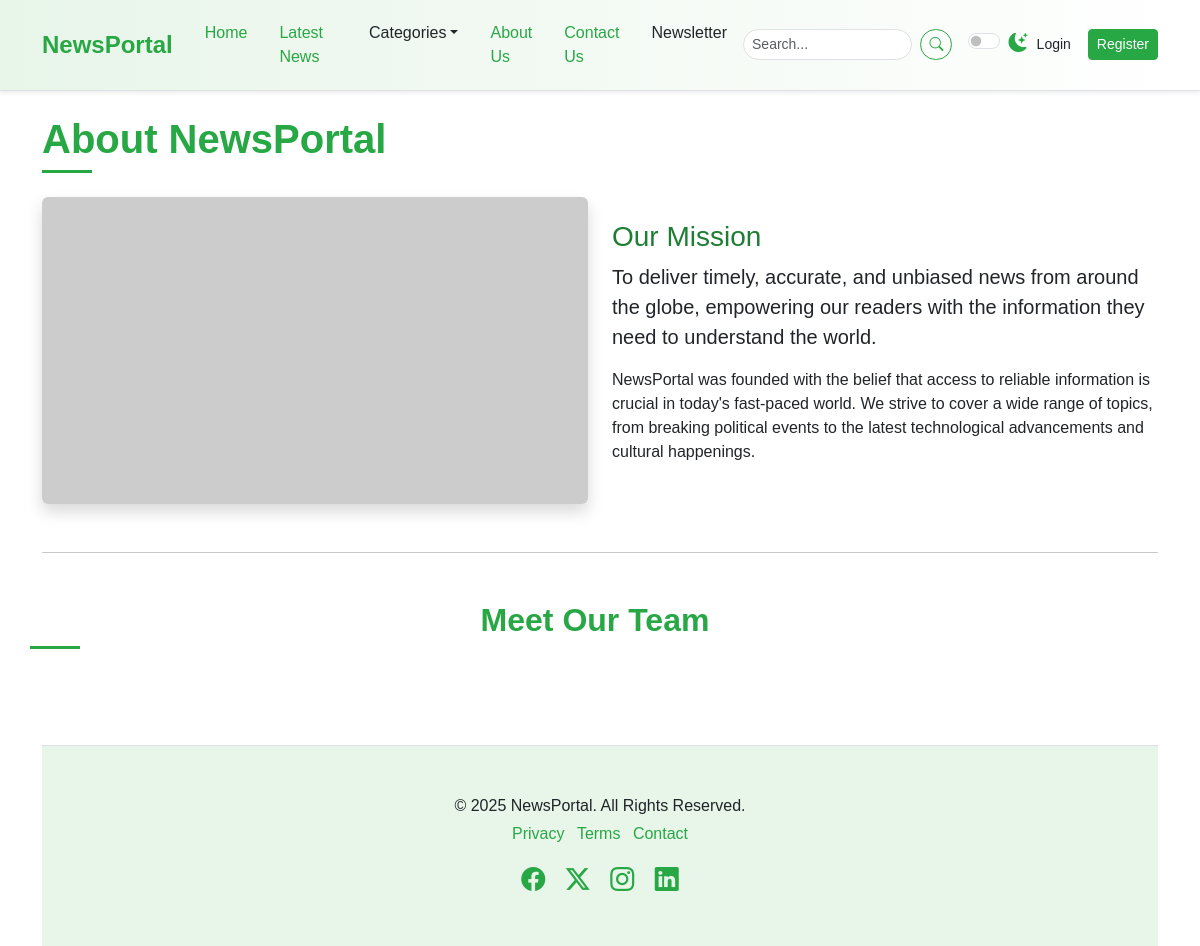
Page /about/ on the earlier database version.
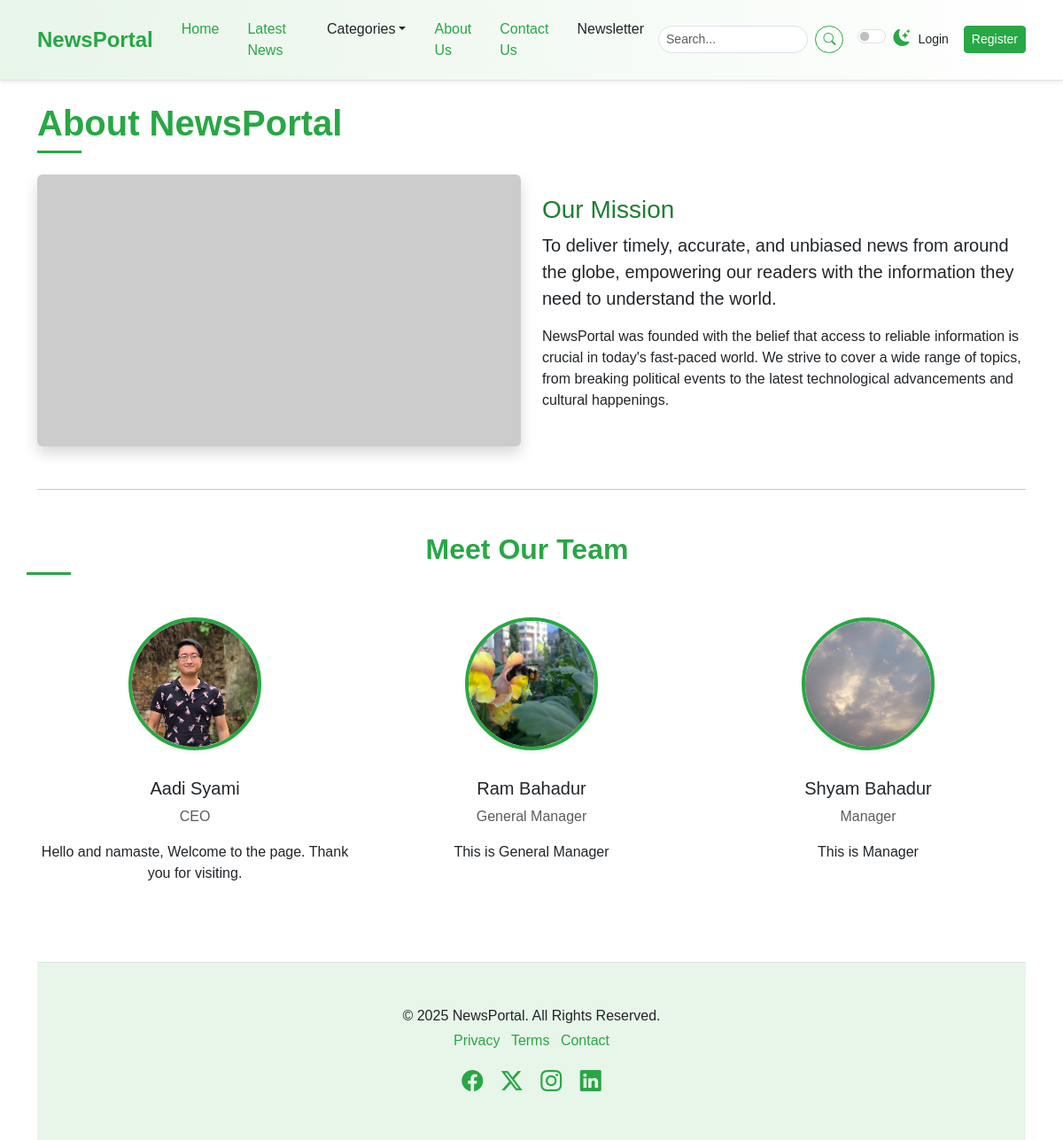
Same page on the later database version.
### newspaper/models.py (models this page shows, shortened)
class TimeStampModel(models.Model):
    created_at = models.DateTimeField(auto_now_add=True)
    updated_at = models.DateTimeField(auto_now=True)
    class Meta:
        abstract  = True # Don't create table in DB

class OurTeam(TimeStampModel):
    name = models.CharField(max_length=100)
    position = models.CharField(max_length=100)
    image = models.ImageField(upload_to="team_image/%Y/%m/%d", blank=False)
    description = models.TextField()

### newspaper/views.py (the view)
# urls.py: path("about/", views.AboutView.as_view(), name="about"),
class AboutView(TemplateView):
    template_name = "newsportal/about.html"
    def get_context_data(self, **kwargs):
        context = super().get_context_data(**kwargs)
        context["our_teams"] = OurTeam.objects.all()
        return context

### newspaper/nav.py (called while the page is built)
def navigation(request):
    categories = Category.objects.all()[:4]
    return {"categories": categories}

### templates/newsportal/about.html
{% extends "newsportal/base.html" %}
{% block content %}
<div class="container mt-4">
    <h1 class="mb-4 section-title">
        <span>About NewsPortal</span>
    </h1>
    <div class="row mb-5">
        <div class="col-md-6">
            <img src="https://placehold.co/800x450/28a745/ffffff?text=Our+Mission" class="img-fluid rounded shadow"
                alt="Our Mission" />
        </div>
        <div class="col-md-6 d-flex flex-column justify-content-center">
            <h3 class="mt-3 mt-md-0 about-mission-title">Our Mission</h3>
            <p class="lead">
                To deliver timely, accurate, and unbiased news from around the globe, empowering our readers with the
                information they need to understand the world.
            </p>
            <p>
                NewsPortal was founded with the belief that access to reliable information is crucial in today's
                fast-paced world. We strive to cover a wide range of topics, from breaking political events to the
                latest technological advancements and cultural happenings.
            </p>
        </div>
    </div>
    <hr class="my-5" />
    <div class="row text-center">
        <h2 class="mb-5 section-title">
            <span>Meet Our Team</span>
        </h2>
        {% for our_team in our_teams %}
        <div class="col-lg-4 col-md-6 mb-4">
            <div class="team-member">
                <img src="{{ our_team.image.url }}" alt="{{ our_team.name}}" />
                <h5 class="mt-3">{{ our_team.name }}</h5>
                <p class="text-muted">{{ our_team.position }}</p>
                <p>{{ our_team.description }}
                </p>
            </div>
        </div>
        {% endfor %}
    </div>
    {% endblock content %}

### templates/newsportal/base.html (shortened to what this page needs)
{% load static %}
<!DOCTYPE html>
<html lang="en" data-bs-theme="light">
<head>
  <link href="{% static 'css/bootstrap.min.css' %}" rel="stylesheet"
 />
  <link rel="stylesheet" href="https://cdn.jsdelivr.net/npm/bootstrap-icons@1.11.3/font/bootstrap-icons.min.css" />
  <link rel="stylesheet" href="{% static 'css/style.css' %}" />
</head>
<body>
  {% include "newsportal/nav.html" %}
  {% block content %}
  {% endblock content %}
  {% include "newsportal/footer.html" %}
</body>
</html>

### templates/newsportal/nav.html (shortened to what this page needs)
<nav class="navbar navbar-expand-lg sticky-top elegant-navbar">
  <div class="container">
    <a class="navbar-brand fw-bold" href="/">NewsPortal</a>
    <div class="collapse navbar-collapse" id="navbarNavDropdown">
      <ul class="navbar-nav me-auto mb-2 mb-lg-0">
        <li class="nav-item">
          <a class="nav-link active" aria-current="page" href="/">Home</a>
        </li>
        <li class="nav-item">
          <a class="nav-link" href="{% url 'post-list' %}">Latest News</a>
        </li>
        <li class="nav-item dropdown">
          <a class="nav-link dropdown-toggle" href="#" role="button" data-bs-toggle="dropdown"
            aria-expanded="false">Categories</a>
        </li>
        <li class="nav-item">
          <a class="nav-link" href="{% url 'about' %}">About Us</a>
        </li>
        <li class="nav-item">
          <a class="nav-link" href="{% url 'contact' %}">Contact Us</a>
        </li>
        <li class="nav-item">
          <a class="nav-link" href="#newsletter-section">Newsletter</a>
        </li>
      </ul>
      <form class="d-flex me-3" role="search">
        <input class="form-control form-control-sm me-2" type="search" placeholder="Search..." aria-label="Search" />
        <button class="btn btn-outline-success btn-sm" type="submit">
          <i class="bi bi-search"></i>
        </button>
      </form>
      <div class="form-check form-switch">
        <input class="form-check-input" type="checkbox" role="switch" id="darkModeSwitch" />
        <label class="form-check-label" for="darkModeSwitch">
          <i class="bi bi-moon-stars-fill"></i>
        </label>
      </div>
      <div class="navbar-nav ms-auto d-flex align-items-center">
        {% if user.is_authenticated %}
        <span class="navbar-text me-3">Welcome, {{ user.username }}</span>
        <form method="post" action="{% url 'accounts:logout' %}" class="d-inline">
          {% csrf_token %}
          <button type="submit" class="btn btn-outline-secondary btn-sm">Logout</button>
        </form>
        {% else %}
        <a href="{% url 'accounts:login' %}" class="btn -btn-outline-success btn-sm me-2">Login</a>
        <a href="#" class="btn btn-success btn-sm">Register</a>
        {% endif %}
      </div>
    </div>
  </div>
</nav>

### templates/newsportal/footer.html
    <footer class="py-5 mt-5 elegant-footer">
      <div class="container text-center">
        <p class="mb-1">&copy; 2025 NewsPortal. All Rights Reserved.</p>
        <ul class="list-inline">
          <li class="list-inline-item">
            <a href="#">Privacy</a>
          </li>
          <li class="list-inline-item">
            <a href="#">Terms</a>
          </li>
          <li class="list-inline-item">
            <a href="#">Contact</a>
          </li>
        </ul>
        <div class="social-icons mt-3">
          <a href="#" class="text-decoration-none me-3"><i class="bi bi-facebook fs-4"></i></a>
          <a href="#" class="text-decoration-none me-3"><i class="bi bi-twitter-x fs-4"></i></a>
          <a href="#" class="text-decoration-none me-3"><i class="bi bi-instagram fs-4"></i></a>
          <a href="#" class="text-decoration-none"><i class="bi bi-linkedin fs-4"></i></a>
        </div>
      </div>
    </footer>

### static/css/style.css (style rules this page uses)
:root { --primary-green: #28a745; --light-green: #e8f5e9; --dark-green: #1e7e34; --accent-green: #5cb85c; --text-color-light: #212529; --text-color-dark: #f8f9fa; --bg-light: #ffffff; --bg-dark: #212529; --card-bg-light: #ffffff; --card-bg-dark: #343a40; --border-color-light: #dee2e6; --border-color-dark: #495057; --shadow-sm: 0 0.125rem 0.25rem rgba(0, 0, 0, 0.075); --shadow: 0 0.5rem 1rem rgba(0, 0, 0, 0.15); --transition-speed: 0.3s ease; }
body { font-family: "Poppins", sans-serif; background-color: var(--bg-light); color: var(--text-color-light); transition: background-color var(--transition-speed), color var(--transition-speed); }
.elegant-navbar { background: linear-gradient( to right, var(--light-green), #ffffff ); border-bottom: 1px solid var(--border-color-light); box-shadow: var(--shadow-sm); padding-top: 0.8rem; padding-bottom: 0.8rem; }
.elegant-navbar .navbar-brand { color: var(--primary-green); font-size: 1.5rem; transition: color var(--transition-speed); }
.elegant-navbar .nav-link { color: var(--text-color-light); font-weight: 500; transition: color var(--transition-speed); margin: 0 0.5rem; }
.elegant-navbar .nav-link:hover, .elegant-navbar .nav-link.active { color: var(--primary-green); }
.elegant-navbar .form-control { border-radius: 20px; border-color: var(--border-color-light); background-color: var(--bg-light); color: var(--text-color-light); }
.elegant-navbar .btn-outline-success { border-color: var(--primary-green); color: var(--primary-green); border-radius: 20px; transition: background-color var(--transition-speed), color var(--transition-speed); }
.elegant-navbar .form-check-label i { color: var(--primary-green); font-size: 1.2rem; }
.section-title { position: relative; padding-bottom: 10px; margin-bottom: 20px; font-weight: 600; color: var(--primary-green); }
.section-title span { position: relative; z-index: 1; background-color: var(--bg-light); padding-right: 10px; }
.section-title::after { content: ""; position: absolute; left: 0; bottom: 0; width: 50px; height: 3px; background-color: var(--primary-green); }
.elegant-footer { background-color: var(--light-green); border-top: 1px solid var(--border-color-light); color: var(--text-color-light); }
.elegant-footer a { color: var(--primary-green); text-decoration: none; transition: color var(--transition-speed); }
.elegant-footer .social-icons a { color: var(--primary-green); transition: color var(--transition-speed), transform var(--transition-speed); }
.btn-success { background-color: var(--primary-green); border-color: var(--primary-green); transition: background-color var(--transition-speed), border-color var(--transition-speed), box-shadow var(--transition-speed); }
.btn-outline-success { color: var(--primary-green); border-color: var(--primary-green); transition: background-color var(--transition-speed), color var(--transition-speed); }
.about-mission-title { color: var(--dark-green); }
.team-member img { width: 150px; height: 150px; object-fit: cover; border-radius: 50%; border: 4px solid var(--primary-green); margin-bottom: 15px; box-shadow: var(--shadow-sm); }

Differences in the rows shown:
added OurTeam: image (picture), name "Aadi Syami", position "CEO", description "Hello and namaste, Welcome to the page. Thank you for visiting."
added OurTeam: image (picture), name "Ram Bahadur", position "General Manager", description "This is General Manager"
added OurTeam: image (picture), name "Shyam Bahadur", position "Manager", description "This is Manager"
